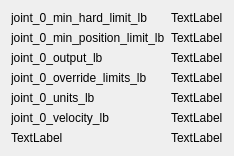
      <widget class="QWidget" name="tab_8">
       <attribute name="title">
        <string>8</string>
       </attribute>
       <layout class="QGridLayout" name="gridLayout_8">
        <item row="6" column="1">
         <widget class="QLabel" name="label_109">
          <property name="text">
           <string>TextLabel</string>
          </property>
         </widget>
        </item>
        <item row="0" column="0">
         <widget class="QLabel" name="label_99">
          <property name="text">
           <string>joint_0_min_hard_limit_lb</string>
          </property>
         </widget>
        </item>
        <item row="6" column="0">
         <widget class="QLabel" name="label_106">
          <property name="text">
           <string>TextLabel</string>
          </property>
         </widget>
        </item>
        <item row="2" column="0">
         <widget class="QLabel" name="label_103">
          <property name="text">
           <string>joint_0_output_lb</string>
          </property>
         </widget>
        </item>
        <item row="1" column="0">
         <widget class="QLabel" name="label_102">
          <property name="text">
           <string>joint_0_min_position_limit_lb</string>
          </property>
         </widget>
        </item>
        <item row="1" column="1">
         <widget class="QLabel" name="joint_0_min_position_limit_lb">
          <property name="text">
           <string>TextLabel</string>
          </property>
         </widget>
        </item>
        <item row="5" column="1">
         <widget class="QLabel" name="joint_0_velocity_lb">
          <property name="text">
           <string>TextLabel</string>
          </property>
         </widget>
        </item>
        <item row="4" column="1">
         <widget class="QLabel" name="joint_0_units_lb">
          <property name="text">
           <string>TextLabel</string>
          </property>
         </widget>
        </item>
        <item row="2" column="1">
         <widget class="QLabel" name="joint_0_output_lb">
          <property name="text">
           <string>TextLabel</string>
          </property>
         </widget>
        </item>
        <item row="5" column="0">
         <widget class="QLabel" name="label_100">
          <property name="text">
           <string>joint_0_velocity_lb</string>
          </property>
         </widget>
        </item>
        <item row="3" column="0">
         <widget class="QLabel" name="label_104">
          <property name="text">
           <string>joint_0_override_limits_lb</string>
          </property>
         </widget>
        </item>
        <item row="3" column="1">
         <widget class="QLabel" name="joint_0_override_limits_lb">
          <property name="text">
           <string>TextLabel</string>
          </property>
         </widget>
        </item>
        <item row="0" column="1">
         <widget class="QLabel" name="joint_0_min_hard_limit_lb">
          <property name="text">
           <string>TextLabel</string>
          </property>
         </widget>
        </item>
        <item row="4" column="0">
         <widget class="QLabel" name="label_101">
          <property name="text">
           <string>joint_0_units_lb</string>
          </property>
         </widget>
        </item>
       </layout>
      </widget>
